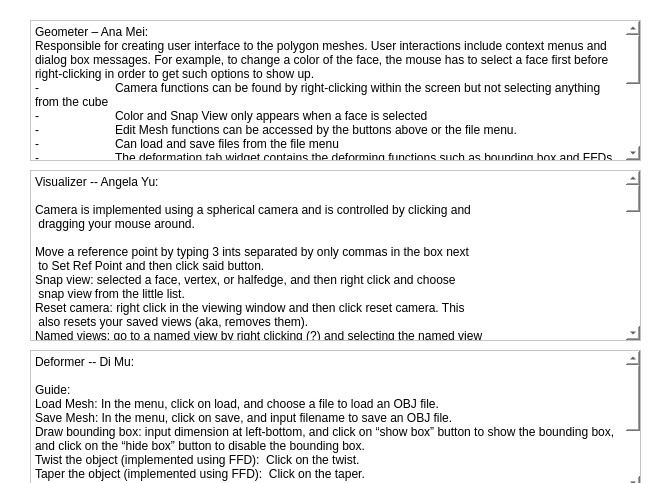
<?xml version="1.0" encoding="UTF-8"?>
<ui version="4.0">
 <class>doc</class>
 <widget class="QDialog" name="doc">
  <property name="geometry">
   <rect>
    <x>0</x>
    <y>0</y>
    <width>649</width>
    <height>483</height>
   </rect>
  </property>
  <property name="windowTitle">
   <string>Documentation</string>
  </property>
  <property name="styleSheet">
   <string notr="true">background-color: rgb(255, 255, 255);</string>
  </property>
  <widget class="QPlainTextEdit" name="plainTextEdit">
   <property name="geometry">
    <rect>
     <x>30</x>
     <y>170</y>
     <width>611</width>
     <height>171</height>
    </rect>
   </property>
   <property name="plainText">
    <string>Visualizer -- Angela Yu: 

Camera is implemented using a spherical camera and is controlled by clicking and 
 dragging your mouse around. 

Move a reference point by typing 3 ints separated by only commas in the box next
 to Set Ref Point and then click said button. 
Snap view: selected a face, vertex, or halfedge, and then right click and choose
 snap view from the little list. 
Reset camera: right click in the viewing window and then click reset camera. This
 also resets your saved views (aka, removes them). 
Named views: go to a named view by right clicking (?) and selecting the named view
 you wish the camera to be in
Saving your own views: In the textbox next to the save camera button, type in 
 a string to name your view. Then hit the save camera button. This will save
 the camera and store it in the nearby list. 

You can pick edges, faces, and vertices. Move your mouse around, and when you 
 highlight a region that represents one of these structures, it will outline
 the region in red. Faces are completely outlined. Generally, edges are   

 represented as rectangle looking shapes and vertices are represented as  

 triangles. Click on these, the outline will become white and you can
 do things like change face colors and move vertices (using the x,y,z   

sliders). 
You can also pick the cubes in the lattice of .OBJ's if you turn the feature on. 
 When you click said cube, it'll turn white and you can move these cubes  

 around. Nonselected cubes are a blue-ish color. 
Picking faces work on both planar and nonplanar faces.

Load shaders by inputting a string into the box near the Load Shader button and 
 clicking said button. Make sure the string you enter in is the part before
 &quot;Frag.frag&quot; and &quot;Vert.vert&quot; of the shader files and that these files are in
 the project folder. Ex. type in &quot;diffuseTest&quot; in order to load   

&quot;diffuseTestFrag.frag&quot; and &quot;diffuseTestVert.vert&quot;. 

Materials are handled and are passed to the shader as lambert shading. Nothing   

fancy. Default material is white colored if the material is not found in   

the project folder. You can test this by loading the test.obj and you'll   

notice some faces are red now. 

Move light source: Move light source to a location by clicking on lighting in the 
 menubar at the top. Then select Change Light Position. In the window that  

 pops up, type in three floats that are separated by only one comma. This  

 will change the light position to that spot.

</string>
   </property>
  </widget>
  <widget class="QPlainTextEdit" name="plainTextEdit_2">
   <property name="geometry">
    <rect>
     <x>30</x>
     <y>350</y>
     <width>611</width>
     <height>141</height>
    </rect>
   </property>
   <property name="plainText">
    <string>Deformer -- Di Mu:

Guide:
Load Mesh: In the menu, click on load, and choose a file to load an OBJ file.
Save Mesh: In the menu, click on save, and input filename to save an OBJ file.
Draw bounding box: input dimension at left-bottom, and click on “show box” button to show the bounding box, and click on the “hide box” button to disable the bounding box. 
Twist the object (implemented using FFD):  Click on the twist.
Taper the object (implemented using FFD):  Click on the taper.

Difficulties:
	I didn’t realize that the global twist doesn’t require FFD until last moment, but I don’t have time to change it. I changed the control point positions and then used the Bezier interpolate formula to calculate the vertices of the deformed object. 
</string>
   </property>
  </widget>
  <widget class="QPlainTextEdit" name="plainTextEdit_3">
   <property name="geometry">
    <rect>
     <x>30</x>
     <y>20</y>
     <width>611</width>
     <height>141</height>
    </rect>
   </property>
   <property name="plainText">
    <string>Geometer – Ana Mei:
Responsible for creating user interface to the polygon meshes. User interactions include context menus and dialog box messages. For example, to change a color of the face, the mouse has to select a face first before right-clicking in order to get such options to show up. 
-	Camera functions can be found by right-clicking within the screen but not selecting anything from the cube
-	Color and Snap View only appears when a face is selected
-	Edit Mesh functions can be accessed by the buttons above or the file menu.
-	Can load and save files from the file menu
-	The deformation tab widget contains the deforming functions such as bounding box and FFDs
Polygon Mesh Operations:
1.	Insert vertex into an edge: must select a halfedge  first before performing this operation.
2.	Delete vertex: choose a halfedge and press the button called delete vertex.
3.	Select a vertex and translate in the X,Y,Z direction
4.	Insert edge by selecting two halfedges. These two halfedges must have a vertex in common.
5.	Split Quad: split a quad into two triangles. 
Catmull-Clark Subdivision:
-	Able to smooth both the handmade cube and loaded obj file. It has a progress bar to inform the user that the program is still running when dealing with high polygon count.
</string>
   </property>
  </widget>
 </widget>
 <resources/>
 <connections/>
</ui>
